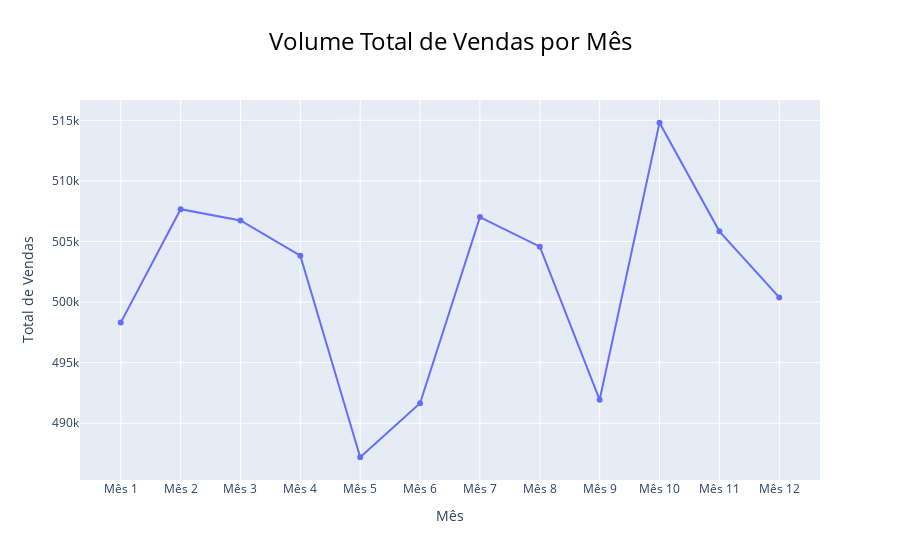

Notebook code for this chart:
### Code cell
# Supondo que total_sales_per_month é o seu DataFrame
fig_line = px.line(total_sales_per_month, 
                   x='Month', 
                   y='Total Sales', 
                   title='Volume Total de Vendas por Mês',
                   labels={'Month': 'Mês', 'Total Sales': 'Total de Vendas'},
                   markers=True)

# Ajustar o layout do gráfico
fig_line.update_layout(
    title={
        'text': 'Volume Total de Vendas por Mês',
        'x': 0.5,
        'xanchor': 'center', 
        'font': {
            'size': 24,
            'color': 'black' 
        }
    },
    xaxis_title='Mês', 
    yaxis_title='Total de Vendas'
)

fig_line.show()

### Figure 1 — Plotly figure (JSON) as saved in the notebook; plotly's stock layout.template omitted (floating-point values rounded to 4 significant figures)
{"data": [{"hovertemplate": "Mês=%{x}<br>Total de Vendas=%{y}<extra></extra>", "legendgroup": "", "line": {"color": "#636efa", "dash": "solid"}, "marker": {"symbol": "circle"}, "mode": "lines+markers", "name": "", "orientation": "v", "showlegend": false, "type": "scatter", "x": ["Mês 1", "Mês 2", "Mês 3", "Mês 4", "Mês 5", "Mês 6", "Mês 7", "Mês 8", "Mês 9", "Mês 10", "Mês 11", "Mês 12"], "xaxis": "x", "y": [498306, 507661, 506739, 503823, 487194, 491653, 507011, 504569, 491934, 514798, 505838, 500386], "yaxis": "y"}], "layout": {"legend": {"tracegroupgap": 0}, "title": {"font": {"color": "black", "size": 24}, "text": "Volume Total de Vendas por Mês", "x": 0.5, "xanchor": "center"}, "xaxis": {"anchor": "y", "domain": [0, 1], "title": {"text": "Mês"}}, "yaxis": {"anchor": "x", "domain": [0, 1], "title": {"text": "Total de Vendas"}}}}
